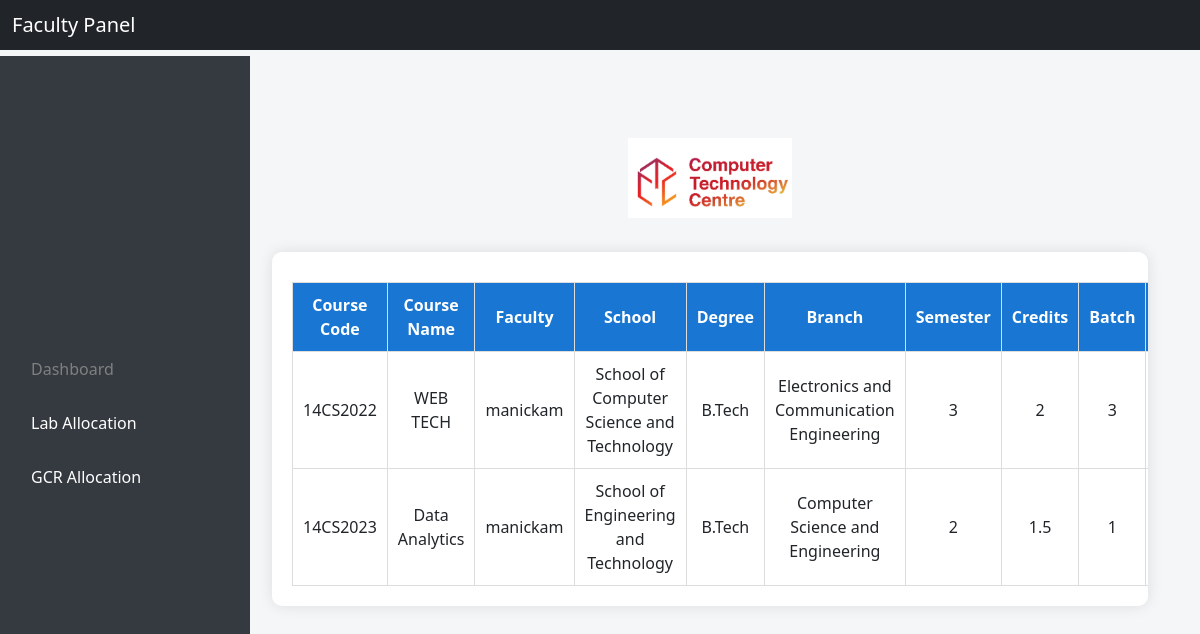
Page /faculty/course-entries/ on the committed database.
### GCR_draft/models.py (models this page shows, shortened)
class CourseEntry(models.Model):
    SCHOOL_CHOICES = [
        ("SET", "School of Engineering and Technology"),
        ("SCST", "School of Computer Science and Technology"),
        ("SAMM", "School of Sciences Arts Media and Management"),
        ("SABS", "School of Agriculture and Bio Sciences"),
    ]
    YEAR_CHOICES = [
        ("I", "I year"), ("II", "II year"), ("III", "III year"),
        ("IV", "IV year"), ("V", "V year"),
    ]
    SEMESTER_CHOICES = [(str(i), f"{i}") for i in range(1, 11)]
    DEGREE_CHOICES = [
        ("B.Tech", "B.Tech"), ("M.Tech", "M.Tech"), ("B.Com", "B.Com"),
        ("BCA", "BCA"), ("B.Sc", "B.Sc"), ("B.A", "B.A"),
        ("M.A", "M.A"), ("MBA", "MBA"), ("M.Sc", "M.Sc"),
        ("Research", "Research"), ("Others", "Others"),
    ]
    CREDITS_CHOICES = [
        ("0.5", "0.5"), ("1", "1"), ("1.5", "1.5"), ("2", "2"),
        ("2.5", "2.5"), ("3", "3"), ("4", "4"), ("Others", "Others"),
    ]
    BATCH_CHOICES = [(str(i), str(i)) for i in range(1, 21)]
    COURSE_TYPE_CHOICES = [
        ("Theory", "Theory"),
        ("Practical", "Practical"),
        ("Placement", "Placement"),
    ]
    MODE_CHOICES = [
        ("offline", "Offline"),
        ("blended", "Blended"),
    ]
    DIVISION_BRANCH_CHOICES = [
        ("Aerospace Engineering", "Aerospace Engineering"),
        ("Agriculture", "Agriculture"),
        ("Bioinformatics", "Bioinformatics"),
        ("Biotechnology", "Biotechnology"),
        ("Chemistry", "Chemistry"),
        ("Civil Engineering", "Civil Engineering"),
        ("Commerce", "Commerce"),
        ("Computer Science and Engineering", "Computer Science and Engineering"),
        ("Artificial Intelligence and Machine Learning", "Artificial Intelligence and Machine Learning"),
        ("Data Science and Cyber Security", "Data Science and Cyber Security"),
        ("Electrical and Electronics Engineering", "Electrical and Electronics Engineering"),
        ("Electronics and Communication Engineering", "Electronics and Communication Engineering"),
        ("Robotics", "Robotics"),
        ("Biomedical Engineering", "Biomedical Engineering"),
        ("English", "English"),
        ("Food Processing", "Food Processing"),
        ("Information Technology", "Information Technology"),
        ("Management Studies", "Management Studies"),
        ("Mathematics", "Mathematics"),
        ("Mechanical Engineering", "Mechanical Engineering"),
        ("Media and Communication", "Media and Communication"),
        ("Nano Sciences", "Nano Sciences"),
        ("Physics", "Physics"),
        ("Value Education", "Value Education"),
        ("Water Institute", "Water Institute"),
        ("ISDF", "ISDF"),
        ("Computer Application", "Computer Application"),
        ("Criminology", "Criminology"),
        ("Digital Sciences", "Digital Sciences"),
        ("Data Science and Analytics", "Data Science and Analytics"),
        ("Clinical Psychology", "Clinical Psychology"),
        ("Others", "Others"),
    ]
    school = models.CharField(max_length=10, choices=SCHOOL_CHOICES,null=True)
    division = models.CharField(max_length=50, choices=DIVISION_BRANCH_CHOICES,null=True)
    year = models.CharField(max_length=5, choices=YEAR_CHOICES,null=True)
    semester = models.CharField(max_length=2, choices=SEMESTER_CHOICES,null=True)
    degree = models.CharField(max_length=20, choices=DEGREE_CHOICES,null=True)
    branch = models.CharField(max_length=50, choices=DIVISION_BRANCH_CHOICES,null=True)
    course_code = models.CharField(max_length=20,null=True)
    course_name = models.CharField(max_length=100,null=True)
    credits = models.CharField(max_length=10, choices=CREDITS_CHOICES,null=True)
    batch_no = models.CharField(max_length=2, choices=BATCH_CHOICES,null=True)
    course_type = models.CharField(max_length=20, choices=COURSE_TYPE_CHOICES,null=True)
    mode = models.CharField(max_length=10, choices=MODE_CHOICES,null=True)
    faculty_id = models.CharField(max_length=20,null=True)
    faculty_name = models.CharField(max_length=100,null=True)
    faculty_contact_number = models.CharField(max_length=15,null=True)
    faculty_email = models.EmailField(null=True)
    timetable = models.TextField(help_text="Format: Day-Hour",null=True)

### faculty/views.py (the view)
# urls.py: path('course-entries/', course_entry_list, name='gcr_course_entry_list'),
def course_entry_list(request):
    courses = CourseEntry.objects.all()
    return render(request, 'faculty/gcr_course.html', {'courses': courses})

### faculty/templates/faculty/gcr_course.html (shortened to what this page needs)
{% extends 'faculty/base.html' %}
{% block content %}
{% load static %}
<!DOCTYPE html>
<html>
<head>
</head>
<body>
    <div class="table-container">
        <table>
            <thead>
                <tr>
                    <th>Course Code</th>
                    <th>Course Name</th>
                    <th>Faculty</th>
                    <th>School</th>
                    <th>Degree</th>
                    <th>Branch</th>
                    <th>Semester</th>
                    <th>Credits</th>
                    <th>Batch</th>
                    <th>Mode</th>
                </tr>
            </thead>
            <tbody>
                {% for course in courses %}
                <tr>
                    <td>{{ course.course_code }}</td>
                    <td>{{ course.course_name }}</td>
                    <td>{{ course.faculty_name }}</td>
                    <td>{{ course.school }}</td>
                    <td>{{ course.degree }}</td>
                    <td>{{ course.branch }}</td>
                    <td>{{ course.semester }}</td>
                    <td>{{ course.credits }}</td>
                    <td>{{ course.batch_no }}</td>
                    <td>{{ course.mode }}</td>
                </tr>
                {% empty %}
                <tr>
                    <td colspan="11">No course entries available.</td>
                </tr>
                {% endfor %}
            </tbody>
        </table>
    </div>
</body>
</html>
{% endblock %}

### faculty/templates/faculty/base.html (shortened to what this page needs)
{% load static %}
<!DOCTYPE html>
<html lang="en">
<head>
  <link href="https://cdn.jsdelivr.net/npm/bootstrap@5.3.2/dist/css/bootstrap.min.css" rel="stylesheet">
</head>
<body>
<nav class="navbar navbar-dark bg-dark fixed-top">
  <div class="container-fluid">
    <span class="navbar-brand mb-0 h1">Faculty Panel</span>
  </div>
</nav>
<div class="sidebar" id="sidebar">
  <a href="#" class="disabled-link">Dashboard</a>
  <button onclick="toggleDropdown('labDropdown')">Lab Allocation</button>
  <button onclick="toggleDropdown('gcrDropdown')">GCR Allocation</button>
</div>
<div class="content">
  <center>
    <div class="text-center mb-4">
      <img src="{% static 'images/CTC_logo.png' %}" alt="CTC_logo" style="height: 80px;margin-top: 30px; margin-bottom: 10px;">
    </div>
  </center>
  {% block content %}{% endblock %}
</div>
</body>
</html>

### rows in the picture
CourseEntry: course_code "14CS2022", course_name "WEB TECH", faculty_name "manickam", school "School of Computer Science and Technology", degree "B.Tech", branch "Electronics and Communication Engineering", semester "3", credits "2", batch_no "3"
CourseEntry: course_code "14CS2023", course_name "Data Analytics", faculty_name "manickam", school "School of Engineering and Technology", degree "B.Tech", branch "Computer Science and Engineering", semester "2", credits "1.5", batch_no "1"
